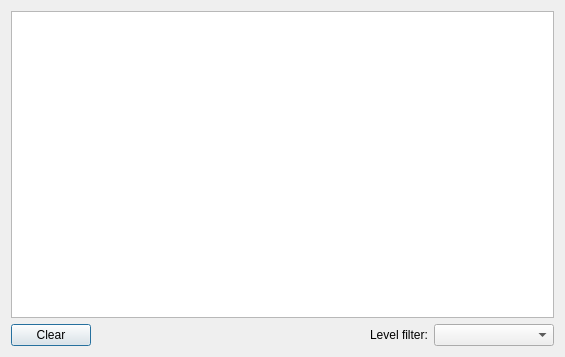
<?xml version="1.0" encoding="UTF-8"?>
<ui version="4.0">
 <class>LogDialog</class>
 <widget class="QDialog" name="LogDialog">
  <property name="geometry">
   <rect>
    <x>0</x>
    <y>0</y>
    <width>565</width>
    <height>357</height>
   </rect>
  </property>
  <property name="windowTitle">
   <string>Log</string>
  </property>
  <layout class="QVBoxLayout" name="verticalLayout_2">
   <item>
    <widget class="QListWidget" name="listLog"/>
   </item>
   <item>
    <layout class="QHBoxLayout" name="horizontalLayout">
     <item>
      <widget class="QPushButton" name="btnClear">
       <property name="font">
        <font>
         <weight>50</weight>
         <bold>false</bold>
        </font>
       </property>
       <property name="text">
        <string>Clear</string>
       </property>
      </widget>
     </item>
     <item>
      <spacer name="horizontalSpacer">
       <property name="orientation">
        <enum>Qt::Horizontal</enum>
       </property>
       <property name="sizeHint" stdset="0">
        <size>
         <width>40</width>
         <height>20</height>
        </size>
       </property>
      </spacer>
     </item>
     <item>
      <widget class="QLabel" name="label">
       <property name="text">
        <string>Level filter:</string>
       </property>
      </widget>
     </item>
     <item>
      <widget class="QComboBox" name="comboFilter">
       <property name="minimumSize">
        <size>
         <width>120</width>
         <height>0</height>
        </size>
       </property>
      </widget>
     </item>
    </layout>
   </item>
  </layout>
 </widget>
 <resources/>
 <connections/>
</ui>
